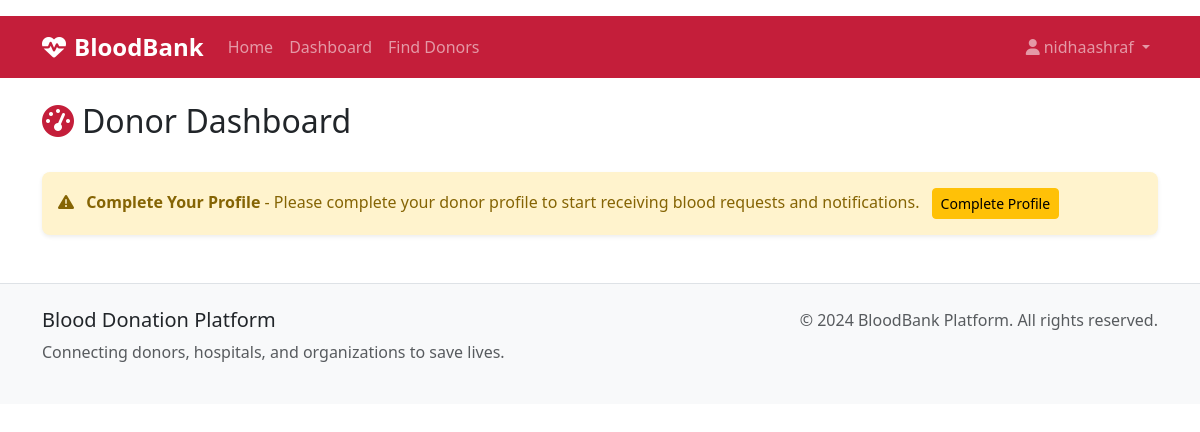
The app's page /donor/dashboard (signed in), older data.
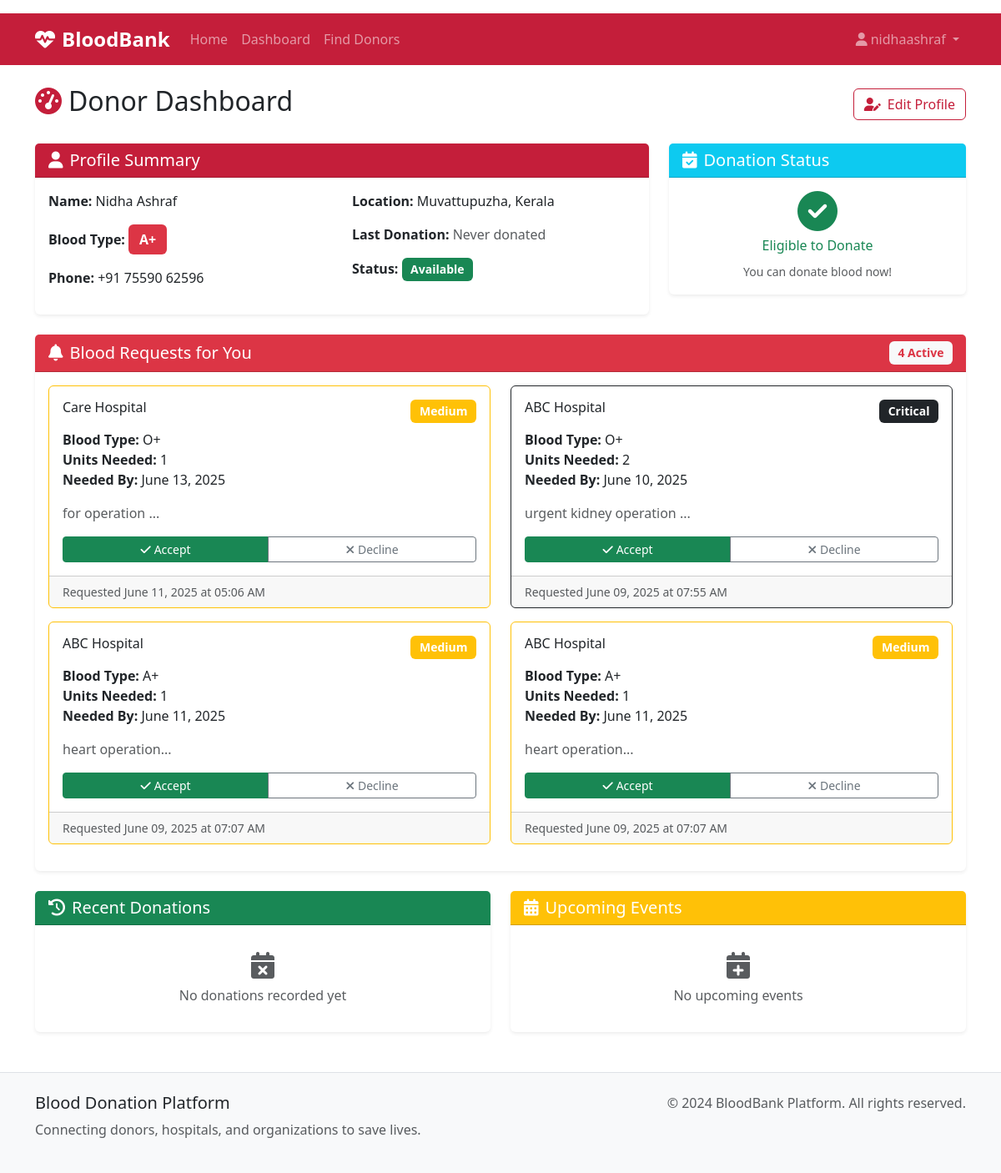
The same page, newer data.
### models.py (models this page shows)
class DonorProfile(db.Model):
    id = db.Column(db.Integer, primary_key=True)
    user_id = db.Column(db.Integer, db.ForeignKey('user.id'), nullable=False)
    full_name = db.Column(db.String(100), nullable=False)
    blood_type = db.Column(db.String(5), nullable=False)  # A+, A-, B+, B-, AB+, AB-, O+, O-
    phone = db.Column(db.String(20), nullable=False)
    address = db.Column(db.Text, nullable=False)
    city = db.Column(db.String(50), nullable=False)
    state = db.Column(db.String(50), nullable=False)
    zip_code = db.Column(db.String(10), nullable=False)
    date_of_birth = db.Column(db.Date, nullable=False)
    last_donation_date = db.Column(db.Date)
    medical_conditions = db.Column(db.Text)
    is_available = db.Column(db.Boolean, default=True)
    donations = db.relationship('Donation', backref='donor')

class BloodRequest(db.Model):
    id = db.Column(db.Integer, primary_key=True)
    hospital_id = db.Column(db.Integer, db.ForeignKey('hospital_profile.id'), nullable=False)
    blood_type = db.Column(db.String(5), nullable=False)
    units_needed = db.Column(db.Integer, nullable=False)
    urgency_level = db.Column(db.String(20), nullable=False)  # low, medium, high, critical
    description = db.Column(db.Text)
    status = db.Column(db.String(20), default='active')  # active, fulfilled, cancelled
    requested_at = db.Column(db.DateTime, default=datetime.utcnow)
    needed_by = db.Column(db.DateTime, nullable=False)
    responses = db.relationship('BloodRequestResponse', backref='request')

class HospitalProfile(db.Model):
    id = db.Column(db.Integer, primary_key=True)
    user_id = db.Column(db.Integer, db.ForeignKey('user.id'), nullable=False)
    hospital_name = db.Column(db.String(200), nullable=False)
    license_number = db.Column(db.String(50), nullable=False)
    contact_person = db.Column(db.String(100), nullable=False)
    phone = db.Column(db.String(20), nullable=False)
    address = db.Column(db.Text, nullable=False)
    city = db.Column(db.String(50), nullable=False)
    state = db.Column(db.String(50), nullable=False)
    zip_code = db.Column(db.String(10), nullable=False)
    blood_requests = db.relationship('BloodRequest', backref='hospital')

### routes.py (the view)
@app.route('/donor/dashboard')
@role_required(['donor'])
def donor_dashboard():
    user = get_current_user()
    profile = get_user_profile(user)
    recent_donations = []
    if profile:
        recent_donations = Donation.query.filter_by(donor_id=profile.id).order_by(Donation.donation_date.desc()).limit(5).all()
    blood_requests = []
    if profile:
        compatible_types = get_compatible_blood_types(profile.blood_type)
        blood_requests = BloodRequest.query.filter(
            BloodRequest.blood_type.in_(compatible_types),
            BloodRequest.status == 'active'
        ).order_by(BloodRequest.requested_at.desc()).limit(5).all()
    upcoming_events = DonationEvent.query.filter(
        DonationEvent.event_date >= date.today(),
        DonationEvent.status == 'upcoming'
    ).order_by(DonationEvent.event_date.asc()).limit(5).all()
    return render_template('donor/dashboard.html',
                         profile=profile,
                         recent_donations=recent_donations,
                         blood_requests=blood_requests,
                         upcoming_events=upcoming_events)

### utils.py (called while the page is built)
def role_required(roles):
    def decorator(f):
        @wraps(f)
        def decorated_function(*args, **kwargs):
            if 'user_id' not in session:
                flash('Please log in to access this page.', 'warning')
                return redirect(url_for('login'))
            user = User.query.get(session['user_id'])
            if not user or user.role not in roles:
                flash('You do not have permission to access this page.',
                      'error')
                return redirect(url_for('dashboard'))
            return f(*args, **kwargs)
        return decorated_function
    return decorator

def get_current_user():
    if 'user_id' in session:
        return User.query.get(session['user_id'])
    return None

def get_user_profile(user):
    if user.role == 'donor':
        return DonorProfile.query.filter_by(user_id=user.id).first()
    elif user.role == 'hospital':
        return HospitalProfile.query.filter_by(user_id=user.id).first()
    elif user.role == 'organization':
        return OrganizationProfile.query.filter_by(user_id=user.id).first()
    return None

### templates/donor/dashboard.html (shortened to what the changed rows need)
{% extends "base.html" %}
{% block content %}
<div class="d-flex justify-content-between align-items-center mb-4">
    <h2><i class="fas fa-tachometer-alt me-2 text-medical"></i>Donor Dashboard</h2>
    {% if profile %}
        <a href="{{ url_for('donor_profile') }}" class="btn btn-outline-medical">
            <i class="fas fa-user-edit me-2"></i>Edit Profile
        </a>
    {% endif %}
</div>
{% if not profile %}
    <div class="alert alert-warning" role="alert">
        <i class="fas fa-exclamation-triangle me-2"></i>
        <strong>Complete Your Profile</strong> - Please complete your donor profile to start receiving blood requests and notifications.
        <a href="{{ url_for('donor_profile') }}" class="btn btn-sm btn-warning ms-2">Complete Profile</a>
    </div>
{% else %}
    <div class="row mb-4">
        <div class="col-lg-8">
            <div class="card border-0 shadow-sm">
                <div class="card-header bg-medical text-white">
                    <h5 class="mb-0"><i class="fas fa-user me-2"></i>Profile Summary</h5>
                </div>
                <div class="card-body">
                    <div class="row">
                        <div class="col-md-6">
                            <p><strong>Name:</strong> {{ profile.full_name }}</p>
                            <p><strong>Blood Type:</strong>
                                <span class="badge bg-danger fs-6">{{ profile.blood_type }}</span>
                            </p>
                            <p><strong>Phone:</strong> {{ profile.phone }}</p>
                        </div>
                        <div class="col-md-6">
                            <p><strong>Location:</strong> {{ profile.city }}, {{ profile.state }}</p>
                            <p><strong>Last Donation:</strong>
                                {% if profile.last_donation_date %}
                                    {{ profile.last_donation_date.strftime('%B %d, %Y') }}
                                {% else %}
                                    <span class="text-muted">Never donated</span>
                                {% endif %}
                            </p>
                            <p><strong>Status:</strong>
                                {% if profile.is_available %}
                                    <span class="badge bg-success">Available</span>
                                {% else %}
                                    <span class="badge bg-secondary">Not Available</span>
                                {% endif %}
                            </p>
                        </div>
                    </div>
                </div>
            </div>
        </div>
        <div class="col-lg-4">
            <div class="card border-0 shadow-sm">
                <div class="card-header bg-info text-white">
                    <h5 class="mb-0"><i class="fas fa-calendar-check me-2"></i>Donation Status</h5>
                </div>
                <div class="card-body text-center">
                    {% set can_donate_now = can_donate(profile) %}
                    {% if can_donate_now %}
                        <div class="text-success mb-2">
                            <i class="fas fa-check-circle fa-3x"></i>
                        </div>
                        <h6 class="text-success">Eligible to Donate</h6>
                        <small class="text-muted">You can donate blood now!</small>
                    {% else %}
                        <div class="text-warning mb-2">
                            <i class="fas fa-clock fa-3x"></i>
                        </div>
                        <h6 class="text-warning">Wait Period</h6>
                        <small class="text-muted">Please wait 56 days between donations</small>
                    {% endif %}
                </div>
            </div>
        </div>
    </div>
    <div class="row mb-4">
        <div class="col-12">
            <div class="card border-0 shadow-sm">
                <div class="card-header bg-danger text-white d-flex justify-content-between align-items-center">
                    <h5 class="mb-0"><i class="fas fa-bell me-2"></i>Blood Requests for You</h5>
                    <span class="badge bg-light text-danger">{{ blood_requests|length }} Active</span>
                </div>
                <div class="card-body">
                    {% if blood_requests %}
                        <div class="row">
                            {% for request in blood_requests %}
                                <div class="col-md-6 mb-3">
                                    <div class="card border-{{ format_urgency_level(request.urgency_level) }}">
                                        <div class="card-body">
                                            <div class="d-flex justify-content-between align-items-start mb-2">
                                                <h6 class="card-title">{{ request.hospital.hospital_name }}</h6>
                                                <span class="badge bg-{{ format_urgency_level(request.urgency_level) }}">
                                                    {{ request.urgency_level.title() }}
                                                </span>
                                            </div>
                                            <p class="card-text">
                                                <strong>Blood Type:</strong> {{ request.blood_type }}<br>
                                                <strong>Units Needed:</strong> {{ request.units_needed }}<br>
                                                <strong>Needed By:</strong> {{ request.needed_by.strftime('%B %d, %Y') }}
                                            </p>
                                            <p class="card-text text-muted">{{ request.description[:100] }}...</p>
                                            <div class="btn-group w-100">
                                                <a href="{{ url_for('respond_to_request', request_id=request.id, action='accept') }}"
                                                   class="btn btn-success btn-sm">
                                                    <i class="fas fa-check me-1"></i>Accept
                                                </a>
                                                <a href="{{ url_for('respond_to_request', request_id=request.id, action='decline') }}"
                                                   class="btn btn-outline-secondary btn-sm">
                                                    <i class="fas fa-times me-1"></i>Decline
                                                </a>
                                            </div>
                                        </div>
                                        <div class="card-footer text-muted small">
                                            Requested {{ request.requested_at.strftime('%B %d, %Y at %I:%M %p') }}
                                        </div>
                                    </div>
                                </div>
                            {% endfor %}
                        </div>
                    {% else %}
                        <div class="text-center text-muted py-4">
                            <i class="fas fa-inbox fa-3x mb-3"></i>
                            <h6>No Active Blood Requests</h6>
                            <p>We'll notify you when hospitals need your blood type.</p>
                        </div>
                    {% endif %}
                </div>
            </div>
        </div>
    </div>
    <div class="row">
        <div class="col-lg-6">
            <div class="card border-0 shadow-sm">
                <div class="card-header bg-success text-white">
                    <h5 class="mb-0"><i class="fas fa-history me-2"></i>Recent Donations</h5>
                </div>
                <div class="card-body">
                    {% if recent_donations %}
                        {% for donation in recent_donations %}
                            <div class="d-flex justify-content-between align-items-center border-bottom py-2">
                                <div>
                                    <strong>{{ donation.donation_date.strftime('%B %d, %Y') }}</strong><br>
                                    <small class="text-muted">{{ donation.units_donated }} unit(s) - {{ donation.blood_type }}</small>
                                </div>
                                <span class="badge bg-success">Completed</span>
                            </div>
                        {% endfor %}
                    {% else %}
                        <div class="text-center text-muted py-3">
                            <i class="fas fa-calendar-times fa-2x mb-2"></i>
                            <p class="mb-0">No donations recorded yet</p>
                        </div>
                    {% endif %}
                </div>
            </div>
        </div>
        <div class="col-lg-6">
            <div class="card border-0 shadow-sm">
                <div class="card-header bg-warning text-white">
                    <h5 class="mb-0"><i class="fas fa-calendar-alt me-2"></i>Upcoming Events</h5>
                </div>
                <div class="card-body">
                    {% if upcoming_events %}
                        {% for event in upcoming_events %}
                            <div class="border-bottom py-2">
                                <h6 class="mb-1">{{ event.event_name }}</h6>
                                <small class="text-muted">
                                    <i class="fas fa-calendar me-1"></i>{{ event.event_date.strftime('%B %d, %Y') }}<br>
                                    <i class="fas fa-map-marker-alt me-1"></i>{{ event.location }}, {{ event.city }}
                                </small>
                            </div>
                        {% endfor %}
                    {% else %}
                        <div class="text-center text-muted py-3">
                            <i class="fas fa-calendar-plus fa-2x mb-2"></i>
                            <p class="mb-0">No upcoming events</p>
                        </div>
                    {% endif %}
                </div>
            </div>
        </div>
    </div>
{% endif %}
{% endblock %}

Row changes from the older to the newer data that the page shows:
added DonorProfile: full_name "Nidha Ashraf", blood_type "A+", phone "+91 75590 62596", city "Muvattupuzha", state "Kerala"
now on this page (row unchanged): BloodRequest: hospital.hospital_name "Care Hospital", urgency_level "Medium", blood_type "O+", units_needed "1", needed_by "June 13, 2025", description "for operation", requested_at "June 11, 2025 at 05:06 AM"
now on this page (row unchanged): BloodRequest: hospital.hospital_name "ABC Hospital", urgency_level "Critical", blood_type "O+", units_needed "2", needed_by "June 10, 2025", description "urgent kidney operation", requested_at "June 09, 2025 at 07:55 AM"
now on this page (row unchanged): BloodRequest: hospital.hospital_name "ABC Hospital", urgency_level "Medium", blood_type "A+", units_needed "1", needed_by "June 11, 2025", description "heart operation", requested_at "June 09, 2025 at 07:07 AM"
now on this page (row unchanged): BloodRequest: hospital.hospital_name "ABC Hospital", urgency_level "Medium", blood_type "A+", units_needed "1", needed_by "June 11, 2025", description "heart operation", requested_at "June 09, 2025 at 07:07 AM"
Text that changed along with them:
{{ blood_requests|length }}: (not shown) → "4"
text no longer shown: "Complete Your Profile - Please complete your donor profile to start receiving blood requests and notifications. Complete Profile"
text now shown: "Edit Profile Profile Summary Name: Blood Type: Phone: Location: , Last Donation: Never donated Status: Available Donation Status Eligible to Donate You can donate blood now! Blood Requests for You Active Recent Donations No donations recorded yet Upcoming Events No upcoming events"
